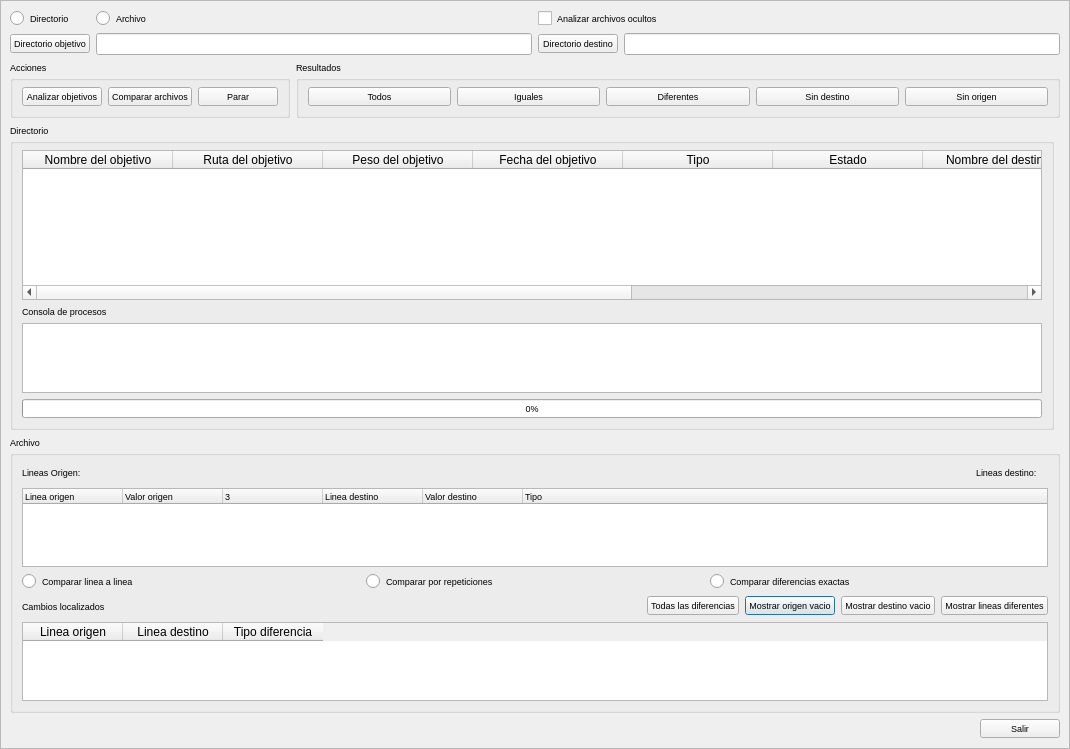
<?xml version="1.0" encoding="UTF-8"?>
<ui version="4.0">
 <class>Comparador</class>
 <widget class="QDialog" name="Comparador">
  <property name="geometry">
   <rect>
    <x>0</x>
    <y>0</y>
    <width>1070</width>
    <height>749</height>
   </rect>
  </property>
  <property name="font">
   <font>
    <pointsize>7</pointsize>
   </font>
  </property>
  <property name="windowTitle">
   <string>Comparador v.0.1.0</string>
  </property>
  <property name="windowIcon">
   <iconset resource="recoverdrake.qrc">
    <normaloff>:/Imagenes/Comparador.png</normaloff>:/Imagenes/Comparador.png</iconset>
  </property>
  <layout class="QGridLayout" name="gridLayout">
   <property name="leftMargin">
    <number>0</number>
   </property>
   <property name="topMargin">
    <number>0</number>
   </property>
   <property name="rightMargin">
    <number>0</number>
   </property>
   <property name="bottomMargin">
    <number>0</number>
   </property>
   <item row="3" column="0">
    <widget class="QScrollArea" name="scrollArea">
     <property name="sizePolicy">
      <sizepolicy hsizetype="Preferred" vsizetype="Preferred">
       <horstretch>0</horstretch>
       <verstretch>0</verstretch>
      </sizepolicy>
     </property>
     <property name="widgetResizable">
      <bool>true</bool>
     </property>
     <widget class="QWidget" name="scrollAreaWidgetContents">
      <property name="geometry">
       <rect>
        <x>0</x>
        <y>0</y>
        <width>1049</width>
        <height>851</height>
       </rect>
      </property>
      <layout class="QGridLayout" name="gridLayout_9">
       <item row="5" column="0" colspan="2">
        <widget class="QGroupBox" name="groupBox">
         <property name="title">
          <string>Archivo</string>
         </property>
         <layout class="QGridLayout" name="gridLayout_17">
          <item row="0" column="0" colspan="3">
           <layout class="QGridLayout" name="gridLayout_15">
            <item row="0" column="0">
             <layout class="QGridLayout" name="gridLayout_7">
              <item row="0" column="0">
               <widget class="QLabel" name="label_2">
                <property name="sizePolicy">
                 <sizepolicy hsizetype="Fixed" vsizetype="Preferred">
                  <horstretch>0</horstretch>
                  <verstretch>0</verstretch>
                 </sizepolicy>
                </property>
                <property name="toolTip">
                 <string>Numero de lineas que contiene el archivo origen</string>
                </property>
                <property name="statusTip">
                 <string>Numero de lineas que contiene el archivo origen</string>
                </property>
                <property name="whatsThis">
                 <string>Numero de lineas que contiene el archivo origen</string>
                </property>
                <property name="text">
                 <string>Lineas Origen:</string>
                </property>
               </widget>
              </item>
              <item row="0" column="1">
               <widget class="QLabel" name="label_4"/>
              </item>
             </layout>
            </item>
            <item row="0" column="1">
             <layout class="QGridLayout" name="gridLayout_14">
              <item row="0" column="0">
               <spacer name="horizontalSpacer_3">
                <property name="orientation">
                 <enum>Qt::Horizontal</enum>
                </property>
                <property name="sizeHint" stdset="0">
                 <size>
                  <width>40</width>
                  <height>20</height>
                 </size>
                </property>
               </spacer>
              </item>
              <item row="0" column="1">
               <widget class="QLabel" name="label_6">
                <property name="font">
                 <font>
                  <pointsize>12</pointsize>
                 </font>
                </property>
                <property name="text">
                 <string/>
                </property>
               </widget>
              </item>
              <item row="0" column="2">
               <spacer name="horizontalSpacer_2">
                <property name="orientation">
                 <enum>Qt::Horizontal</enum>
                </property>
                <property name="sizeHint" stdset="0">
                 <size>
                  <width>40</width>
                  <height>20</height>
                 </size>
                </property>
               </spacer>
              </item>
             </layout>
            </item>
            <item row="0" column="2">
             <layout class="QGridLayout" name="gridLayout_12">
              <item row="0" column="0">
               <widget class="QLabel" name="label_5">
                <property name="toolTip">
                 <string>Numero de lineas que contiene el archivo destino</string>
                </property>
                <property name="statusTip">
                 <string>Numero de lineas que contiene el archivo destino</string>
                </property>
                <property name="whatsThis">
                 <string>Numero de lineas que contiene el archivo destino</string>
                </property>
                <property name="text">
                 <string>Lineas destino:</string>
                </property>
               </widget>
              </item>
              <item row="0" column="1">
               <widget class="QLabel" name="label_3"/>
              </item>
             </layout>
            </item>
           </layout>
          </item>
          <item row="1" column="0" colspan="3">
           <widget class="QTreeWidget" name="treeWidget">
            <property name="sizePolicy">
             <sizepolicy hsizetype="Expanding" vsizetype="Expanding">
              <horstretch>0</horstretch>
              <verstretch>0</verstretch>
             </sizepolicy>
            </property>
            <property name="toolTip">
             <string>Muestra la comparacion de lineas de los dos archivos comparados</string>
            </property>
            <property name="statusTip">
             <string>Muestra la comparacion de lineas de los dos archivos comparados</string>
            </property>
            <property name="whatsThis">
             <string>Muestra la comparacion de lineas de los dos archivos comparados</string>
            </property>
            <property name="editTriggers">
             <set>QAbstractItemView::SelectedClicked</set>
            </property>
            <property name="alternatingRowColors">
             <bool>true</bool>
            </property>
            <column>
             <property name="text">
              <string>Linea origen</string>
             </property>
            </column>
            <column>
             <property name="text">
              <string>Valor origen</string>
             </property>
            </column>
            <column>
             <property name="text">
              <string/>
             </property>
             <property name="foreground">
              <brush brushstyle="NoBrush">
               <color alpha="255">
                <red>143</red>
                <green>143</green>
                <blue>143</blue>
               </color>
              </brush>
             </property>
            </column>
            <column>
             <property name="text">
              <string>Linea destino</string>
             </property>
            </column>
            <column>
             <property name="text">
              <string>Valor destino</string>
             </property>
            </column>
            <column>
             <property name="text">
              <string>Tipo</string>
             </property>
            </column>
           </widget>
          </item>
          <item row="2" column="0" colspan="3">
           <layout class="QGridLayout" name="gridLayout_16">
            <item row="0" column="0">
             <widget class="QRadioButton" name="radioButton_3">
              <property name="toolTip">
               <string>Hace una comparacion de archivos linea a linea segun posicion</string>
              </property>
              <property name="statusTip">
               <string>Hace una comparacion de archivos linea a linea segun posicion</string>
              </property>
              <property name="whatsThis">
               <string>Hace una comparacion de archivos linea a linea segun posicion</string>
              </property>
              <property name="text">
               <string>Comparar linea a linea</string>
              </property>
             </widget>
            </item>
            <item row="0" column="1">
             <widget class="QRadioButton" name="radioButton_4">
              <property name="toolTip">
               <string>Hace una comparacion de archivos mostrando el numero de repeticiones de lineas origen en destino</string>
              </property>
              <property name="statusTip">
               <string>Hace una comparacion de archivos mostrando el numero de repeticiones de lineas origen en destino</string>
              </property>
              <property name="whatsThis">
               <string>Hace una comparacion de archivos mostrando el numero de repeticiones de lineas origen en destino</string>
              </property>
              <property name="text">
               <string>Comparar por repeticiones</string>
              </property>
             </widget>
            </item>
            <item row="0" column="2">
             <widget class="QRadioButton" name="radioButton_5">
              <property name="toolTip">
               <string>Hace una comparacion exacta con el numero de lineas diferentes</string>
              </property>
              <property name="statusTip">
               <string>Hace una comparacion exacta con el numero de lineas diferentes</string>
              </property>
              <property name="whatsThis">
               <string>Hace una comparacion exacta con el numero de lineas diferentes</string>
              </property>
              <property name="text">
               <string>Comparar diferencias exactas</string>
              </property>
             </widget>
            </item>
           </layout>
          </item>
          <item row="3" column="0">
           <widget class="QLabel" name="label_7">
            <property name="text">
             <string>Cambios localizados</string>
            </property>
           </widget>
          </item>
          <item row="3" column="1">
           <spacer name="horizontalSpacer_4">
            <property name="orientation">
             <enum>Qt::Horizontal</enum>
            </property>
            <property name="sizeHint" stdset="0">
             <size>
              <width>40</width>
              <height>20</height>
             </size>
            </property>
           </spacer>
          </item>
          <item row="3" column="2">
           <layout class="QGridLayout" name="gridLayout_13">
            <item row="0" column="1">
             <widget class="QPushButton" name="pushButton_11">
              <property name="toolTip">
               <string>Muestra las lineas de origen que estan vacias</string>
              </property>
              <property name="statusTip">
               <string>Muestra las lineas de origen que estan vacias</string>
              </property>
              <property name="whatsThis">
               <string>Muestra las lineas de origen que estan vacias</string>
              </property>
              <property name="text">
               <string>Mostrar origen vacio</string>
              </property>
              <property name="icon">
               <iconset resource="recoverdrake.qrc">
                <normaloff>:/Imagenes/logdrake-mdk.png</normaloff>:/Imagenes/logdrake-mdk.png</iconset>
              </property>
              <property name="iconSize">
               <size>
                <width>25</width>
                <height>25</height>
               </size>
              </property>
             </widget>
            </item>
            <item row="0" column="2">
             <widget class="QPushButton" name="pushButton_10">
              <property name="toolTip">
               <string>Muestra las lineas de destino que estan vacias</string>
              </property>
              <property name="statusTip">
               <string>Muestra las lineas de destino que estan vacias</string>
              </property>
              <property name="whatsThis">
               <string>Muestra las lineas de destino que estan vacias</string>
              </property>
              <property name="text">
               <string>Mostrar destino vacio</string>
              </property>
              <property name="icon">
               <iconset resource="recoverdrake.qrc">
                <normaloff>:/Imagenes/prisma.png</normaloff>:/Imagenes/prisma.png</iconset>
              </property>
              <property name="iconSize">
               <size>
                <width>25</width>
                <height>25</height>
               </size>
              </property>
             </widget>
            </item>
            <item row="0" column="3">
             <widget class="QPushButton" name="pushButton_12">
              <property name="toolTip">
               <string>Muestra solo las lineas con diferencias</string>
              </property>
              <property name="statusTip">
               <string>Muestra solo las lineas con diferencias</string>
              </property>
              <property name="whatsThis">
               <string>Muestra solo las lineas con diferencias</string>
              </property>
              <property name="text">
               <string>Mostrar lineas diferentes</string>
              </property>
              <property name="icon">
               <iconset resource="recoverdrake.qrc">
                <normaloff>:/Imagenes/lupaO.png</normaloff>:/Imagenes/lupaO.png</iconset>
              </property>
              <property name="iconSize">
               <size>
                <width>25</width>
                <height>25</height>
               </size>
              </property>
             </widget>
            </item>
            <item row="0" column="0">
             <widget class="QPushButton" name="pushButton_14">
              <property name="toolTip">
               <string>Muestra todas las diferencias localizadas</string>
              </property>
              <property name="statusTip">
               <string>Muestra todas las diferencias localizadas</string>
              </property>
              <property name="whatsThis">
               <string>Muestra todas las diferencias localizadas</string>
              </property>
              <property name="text">
               <string>Todas las diferencias</string>
              </property>
              <property name="icon">
               <iconset resource="recoverdrake.qrc">
                <normaloff>:/Imagenes/help.png</normaloff>:/Imagenes/help.png</iconset>
              </property>
              <property name="iconSize">
               <size>
                <width>25</width>
                <height>25</height>
               </size>
              </property>
             </widget>
            </item>
           </layout>
          </item>
          <item row="4" column="0" colspan="3">
           <widget class="QTableWidget" name="tableWidget">
            <property name="toolTip">
             <string>Muestra los datos de la seleccion de tipo de comparacion en archivos</string>
            </property>
            <property name="statusTip">
             <string>Muestra los datos de la seleccion de tipo de comparacion en archivos</string>
            </property>
            <property name="whatsThis">
             <string>Muestra los datos de la seleccion de tipo de comparacion en archivos</string>
            </property>
            <property name="alternatingRowColors">
             <bool>true</bool>
            </property>
            <property name="selectionMode">
             <enum>QAbstractItemView::SingleSelection</enum>
            </property>
            <property name="selectionBehavior">
             <enum>QAbstractItemView::SelectRows</enum>
            </property>
            <column>
             <property name="text">
              <string>Linea origen</string>
             </property>
            </column>
            <column>
             <property name="text">
              <string>Linea destino</string>
             </property>
            </column>
            <column>
             <property name="text">
              <string>Tipo diferencia</string>
             </property>
            </column>
           </widget>
          </item>
         </layout>
        </widget>
       </item>
       <item row="2" column="0">
        <widget class="QGroupBox" name="groupBox_4">
         <property name="title">
          <string>Directorio</string>
         </property>
         <layout class="QGridLayout" name="gridLayout_11">
          <item row="0" column="0">
           <widget class="QTableWidget" name="tableWidget_2">
            <property name="sizePolicy">
             <sizepolicy hsizetype="Expanding" vsizetype="Expanding">
              <horstretch>0</horstretch>
              <verstretch>0</verstretch>
             </sizepolicy>
            </property>
            <property name="minimumSize">
             <size>
              <width>0</width>
              <height>150</height>
             </size>
            </property>
            <property name="toolTip">
             <string>Muestra los objetivos localizados con sus propiedades</string>
            </property>
            <property name="statusTip">
             <string>Muestra los objetivos localizados con sus propiedades</string>
            </property>
            <property name="whatsThis">
             <string>Muestra los objetivos localizados con sus propiedades</string>
            </property>
            <property name="editTriggers">
             <set>QAbstractItemView::NoEditTriggers</set>
            </property>
            <property name="alternatingRowColors">
             <bool>true</bool>
            </property>
            <property name="selectionBehavior">
             <enum>QAbstractItemView::SelectRows</enum>
            </property>
            <property name="sortingEnabled">
             <bool>true</bool>
            </property>
            <attribute name="horizontalHeaderDefaultSectionSize">
             <number>150</number>
            </attribute>
            <attribute name="horizontalHeaderMinimumSectionSize">
             <number>50</number>
            </attribute>
            <column>
             <property name="text">
              <string>Nombre del objetivo</string>
             </property>
            </column>
            <column>
             <property name="text">
              <string>Ruta del objetivo</string>
             </property>
            </column>
            <column>
             <property name="text">
              <string>Peso del objetivo</string>
             </property>
            </column>
            <column>
             <property name="text">
              <string>Fecha del objetivo</string>
             </property>
            </column>
            <column>
             <property name="text">
              <string>Tipo</string>
             </property>
            </column>
            <column>
             <property name="text">
              <string>Estado</string>
             </property>
            </column>
            <column>
             <property name="text">
              <string>Nombre del destino</string>
             </property>
            </column>
            <column>
             <property name="text">
              <string>Ruta del destino</string>
             </property>
            </column>
            <column>
             <property name="text">
              <string>Peso destino</string>
             </property>
            </column>
            <column>
             <property name="text">
              <string>Fecha destino</string>
             </property>
            </column>
           </widget>
          </item>
          <item row="2" column="0">
           <widget class="QTextEdit" name="textEdit_3">
            <property name="sizePolicy">
             <sizepolicy hsizetype="Preferred" vsizetype="Preferred">
              <horstretch>0</horstretch>
              <verstretch>0</verstretch>
             </sizepolicy>
            </property>
            <property name="statusTip">
             <string>Consola de procesos en busqueda de directorios</string>
            </property>
            <property name="whatsThis">
             <string>Consola de procesos en busqueda de directorios</string>
            </property>
            <property name="accessibleName">
             <string>Consola de procesos en busqueda de directorios</string>
            </property>
           </widget>
          </item>
          <item row="3" column="0">
           <widget class="QProgressBar" name="progressBar">
            <property name="toolTip">
             <string>Barra de progreso en directorios</string>
            </property>
            <property name="statusTip">
             <string>Barra de progreso en directorios</string>
            </property>
            <property name="whatsThis">
             <string>Barra de progreso en directorios</string>
            </property>
            <property name="value">
             <number>0</number>
            </property>
           </widget>
          </item>
          <item row="1" column="0">
           <widget class="QLabel" name="label">
            <property name="text">
             <string>Consola de procesos</string>
            </property>
           </widget>
          </item>
         </layout>
        </widget>
       </item>
       <item row="11" column="0" colspan="2">
        <layout class="QGridLayout" name="gridLayout_2">
         <item row="0" column="1">
          <widget class="QPushButton" name="pushButton">
           <property name="toolTip">
            <string>Nos vamos...</string>
           </property>
           <property name="statusTip">
            <string>Nos vamos...</string>
           </property>
           <property name="whatsThis">
            <string>Nos vamos...</string>
           </property>
           <property name="text">
            <string>Salir</string>
           </property>
           <property name="icon">
            <iconset resource="recoverdrake.qrc">
             <normaloff>:/Imagenes/puerta.png</normaloff>:/Imagenes/puerta.png</iconset>
           </property>
           <property name="iconSize">
            <size>
             <width>25</width>
             <height>25</height>
            </size>
           </property>
          </widget>
         </item>
         <item row="0" column="0">
          <spacer name="horizontalSpacer">
           <property name="orientation">
            <enum>Qt::Horizontal</enum>
           </property>
           <property name="sizeHint" stdset="0">
            <size>
             <width>40</width>
             <height>20</height>
            </size>
           </property>
          </spacer>
         </item>
        </layout>
       </item>
       <item row="0" column="0" colspan="2">
        <layout class="QGridLayout" name="gridLayout_3">
         <item row="1" column="0">
          <widget class="QPushButton" name="pushButton_2">
           <property name="toolTip">
            <string>Examinar el directorio/archivo fuente para sincronizacion</string>
           </property>
           <property name="statusTip">
            <string>Examinar el directorio/archivo fuente para sincronizacion</string>
           </property>
           <property name="whatsThis">
            <string>Examinar el directorio/archivo fuente para sincronizacion</string>
           </property>
           <property name="text">
            <string>Directorio objetivo</string>
           </property>
           <property name="icon">
            <iconset resource="recoverdrake.qrc">
             <normaloff>:/Imagenes/fileopen.png</normaloff>:/Imagenes/fileopen.png</iconset>
           </property>
           <property name="iconSize">
            <size>
             <width>25</width>
             <height>25</height>
            </size>
           </property>
          </widget>
         </item>
         <item row="1" column="1">
          <widget class="QLineEdit" name="lineEdit">
           <property name="toolTip">
            <string>Ruta de origen.</string>
           </property>
           <property name="statusTip">
            <string>Ruta de origen.</string>
           </property>
           <property name="whatsThis">
            <string>Ruta de origen.</string>
           </property>
          </widget>
         </item>
         <item row="1" column="2">
          <widget class="QPushButton" name="pushButton_3">
           <property name="toolTip">
            <string>Elegir directorio destino/archivo de sincronizacion.</string>
           </property>
           <property name="statusTip">
            <string>Elegir directorio/archivo destino de sincronizacion.</string>
           </property>
           <property name="whatsThis">
            <string>Elegir directorio/archivo destino de sincronizacion.</string>
           </property>
           <property name="text">
            <string>Directorio destino</string>
           </property>
           <property name="icon">
            <iconset resource="recoverdrake.qrc">
             <normaloff>:/Imagenes/fileopen.png</normaloff>:/Imagenes/fileopen.png</iconset>
           </property>
           <property name="iconSize">
            <size>
             <width>25</width>
             <height>25</height>
            </size>
           </property>
          </widget>
         </item>
         <item row="1" column="3">
          <widget class="QLineEdit" name="lineEdit_2">
           <property name="toolTip">
            <string>Ruta de destino.</string>
           </property>
           <property name="statusTip">
            <string>Ruta de destino.</string>
           </property>
           <property name="whatsThis">
            <string>Ruta de destino.</string>
           </property>
          </widget>
         </item>
         <item row="0" column="0">
          <widget class="QRadioButton" name="radioButton">
           <property name="toolTip">
            <string>Seleccion de directorios para comparar</string>
           </property>
           <property name="statusTip">
            <string>Seleccion de directorios para comparar</string>
           </property>
           <property name="whatsThis">
            <string>Seleccion de directorios para comparar</string>
           </property>
           <property name="text">
            <string>Directorio </string>
           </property>
          </widget>
         </item>
         <item row="0" column="2" colspan="2">
          <widget class="QCheckBox" name="checkBox">
           <property name="toolTip">
            <string>En directorios se puede suprimir la busqueda de archivos ocultos</string>
           </property>
           <property name="statusTip">
            <string>En directorios se puede suprimir la busqueda de archivos ocultos</string>
           </property>
           <property name="whatsThis">
            <string>En directorios se puede suprimir la busqueda de archivos ocultos</string>
           </property>
           <property name="text">
            <string>Analizar archivos ocultos</string>
           </property>
          </widget>
         </item>
         <item row="0" column="1">
          <widget class="QRadioButton" name="radioButton_2">
           <property name="toolTip">
            <string>Seleccion de archivos para comparar</string>
           </property>
           <property name="statusTip">
            <string>Seleccion de archivos para comparar</string>
           </property>
           <property name="whatsThis">
            <string>Seleccion de archivos para comparar</string>
           </property>
           <property name="text">
            <string>Archivo</string>
           </property>
          </widget>
         </item>
         <item row="2" column="0" colspan="4">
          <layout class="QGridLayout" name="gridLayout_4">
           <item row="0" column="2">
            <widget class="QGroupBox" name="groupBox_2">
             <property name="title">
              <string>Resultados</string>
             </property>
             <layout class="QGridLayout" name="gridLayout_6">
              <item row="0" column="0">
               <layout class="QGridLayout" name="gridLayout_5">
                <item row="0" column="4">
                 <widget class="QPushButton" name="pushButton_13">
                  <property name="toolTip">
                   <string>Filtra por los ficheros eliminados o no encontrados en el directorio fuente</string>
                  </property>
                  <property name="statusTip">
                   <string>Filtra por los ficheros eliminados o no encontrados en el directorio fuente</string>
                  </property>
                  <property name="whatsThis">
                   <string>Filtra por los ficheros eliminados o no encontrados en el directorio fuente</string>
                  </property>
                  <property name="text">
                   <string>Sin origen</string>
                  </property>
                  <property name="icon">
                   <iconset resource="recoverdrake.qrc">
                    <normaloff>:/Imagenes/bad.png</normaloff>:/Imagenes/bad.png</iconset>
                  </property>
                  <property name="iconSize">
                   <size>
                    <width>25</width>
                    <height>25</height>
                   </size>
                  </property>
                 </widget>
                </item>
                <item row="0" column="1">
                 <widget class="QPushButton" name="pushButton_8">
                  <property name="toolTip">
                   <string>Filtra por los que no han sufrido cambios</string>
                  </property>
                  <property name="statusTip">
                   <string>Filtra por los que no han sufrido cambios</string>
                  </property>
                  <property name="whatsThis">
                   <string>Filtra por los que no han sufrido cambios</string>
                  </property>
                  <property name="text">
                   <string>Iguales</string>
                  </property>
                  <property name="icon">
                   <iconset resource="recoverdrake.qrc">
                    <normaloff>:/Imagenes/thumbs_up.png</normaloff>:/Imagenes/thumbs_up.png</iconset>
                  </property>
                  <property name="iconSize">
                   <size>
                    <width>25</width>
                    <height>25</height>
                   </size>
                  </property>
                 </widget>
                </item>
                <item row="0" column="0">
                 <widget class="QPushButton" name="pushButton_7">
                  <property name="toolTip">
                   <string>Muestra todos los ficheros</string>
                  </property>
                  <property name="statusTip">
                   <string>Muestra todos los ficheros</string>
                  </property>
                  <property name="whatsThis">
                   <string>Muestra todos los ficheros</string>
                  </property>
                  <property name="text">
                   <string>Todos</string>
                  </property>
                  <property name="icon">
                   <iconset resource="recoverdrake.qrc">
                    <normaloff>:/Imagenes/diskdrake_hd.png</normaloff>:/Imagenes/diskdrake_hd.png</iconset>
                  </property>
                  <property name="iconSize">
                   <size>
                    <width>25</width>
                    <height>25</height>
                   </size>
                  </property>
                 </widget>
                </item>
                <item row="0" column="2">
                 <widget class="QPushButton" name="pushButton_9">
                  <property name="toolTip">
                   <string>Filtra por los que han sufrido cambios</string>
                  </property>
                  <property name="statusTip">
                   <string>Filtra por los que han sufrido cambios</string>
                  </property>
                  <property name="whatsThis">
                   <string>Filtra por los que han sufrido cambios</string>
                  </property>
                  <property name="text">
                   <string>Diferentes</string>
                  </property>
                  <property name="icon">
                   <iconset resource="recoverdrake.qrc">
                    <normaloff>:/Imagenes/Error.png</normaloff>:/Imagenes/Error.png</iconset>
                  </property>
                  <property name="iconSize">
                   <size>
                    <width>25</width>
                    <height>25</height>
                   </size>
                  </property>
                 </widget>
                </item>
                <item row="0" column="3">
                 <widget class="QPushButton" name="pushButton_4">
                  <property name="toolTip">
                   <string>Filtra por los archivos nuevos</string>
                  </property>
                  <property name="statusTip">
                   <string>Filtra por los archivos nuevos</string>
                  </property>
                  <property name="whatsThis">
                   <string>Filtra por los archivos nuevos</string>
                  </property>
                  <property name="text">
                   <string>Sin destino</string>
                  </property>
                  <property name="icon">
                   <iconset resource="recoverdrake.qrc">
                    <normaloff>:/Imagenes/help.png</normaloff>:/Imagenes/help.png</iconset>
                  </property>
                  <property name="iconSize">
                   <size>
                    <width>25</width>
                    <height>25</height>
                   </size>
                  </property>
                 </widget>
                </item>
               </layout>
              </item>
             </layout>
            </widget>
           </item>
           <item row="0" column="1">
            <widget class="QGroupBox" name="groupBox_3">
             <property name="sizePolicy">
              <sizepolicy hsizetype="Fixed" vsizetype="Preferred">
               <horstretch>0</horstretch>
               <verstretch>0</verstretch>
              </sizepolicy>
             </property>
             <property name="title">
              <string>Acciones</string>
             </property>
             <layout class="QGridLayout" name="gridLayout_10">
              <item row="0" column="0" colspan="2">
               <layout class="QGridLayout" name="gridLayout_8">
                <item row="0" column="2">
                 <widget class="QPushButton" name="pushButton_15">
                  <property name="toolTip">
                   <string>Parar los procesos en ejecucion</string>
                  </property>
                  <property name="statusTip">
                   <string>Parar los procesos en ejecucion</string>
                  </property>
                  <property name="whatsThis">
                   <string>Parar los procesos en ejecucion</string>
                  </property>
                  <property name="text">
                   <string>Parar</string>
                  </property>
                  <property name="icon">
                   <iconset resource="recoverdrake.qrc">
                    <normaloff>:/Imagenes/stop.png</normaloff>:/Imagenes/stop.png</iconset>
                  </property>
                  <property name="iconSize">
                   <size>
                    <width>25</width>
                    <height>25</height>
                   </size>
                  </property>
                 </widget>
                </item>
                <item row="0" column="0">
                 <widget class="QPushButton" name="pushButton_5">
                  <property name="toolTip">
                   <string>Analizar el directorio fuente en busca de cambios</string>
                  </property>
                  <property name="statusTip">
                   <string>Analizar el directorio fuente en busca de cambios</string>
                  </property>
                  <property name="whatsThis">
                   <string>Analizar el directorio fuente en busca de cambios</string>
                  </property>
                  <property name="text">
                   <string>Analizar objetivos</string>
                  </property>
                  <property name="icon">
                   <iconset resource="recoverdrake.qrc">
                    <normaloff>:/Imagenes/lupaO.png</normaloff>:/Imagenes/lupaO.png</iconset>
                  </property>
                  <property name="iconSize">
                   <size>
                    <width>25</width>
                    <height>25</height>
                   </size>
                  </property>
                 </widget>
                </item>
                <item row="0" column="1">
                 <widget class="QPushButton" name="pushButton_6">
                  <property name="toolTip">
                   <string>Comparacion de archivos</string>
                  </property>
                  <property name="statusTip">
                   <string>Comparacion de archivos</string>
                  </property>
                  <property name="whatsThis">
                   <string>Comparacion de archivos</string>
                  </property>
                  <property name="text">
                   <string>Comparar archivos</string>
                  </property>
                  <property name="icon">
                   <iconset resource="recoverdrake.qrc">
                    <normaloff>:/Imagenes/Comparador.png</normaloff>:/Imagenes/Comparador.png</iconset>
                  </property>
                  <property name="iconSize">
                   <size>
                    <width>25</width>
                    <height>25</height>
                   </size>
                  </property>
                 </widget>
                </item>
               </layout>
              </item>
             </layout>
            </widget>
           </item>
          </layout>
         </item>
        </layout>
       </item>
      </layout>
     </widget>
    </widget>
   </item>
  </layout>
 </widget>
 <resources>
  <include location="recoverdrake.qrc"/>
 </resources>
 <connections/>
</ui>
